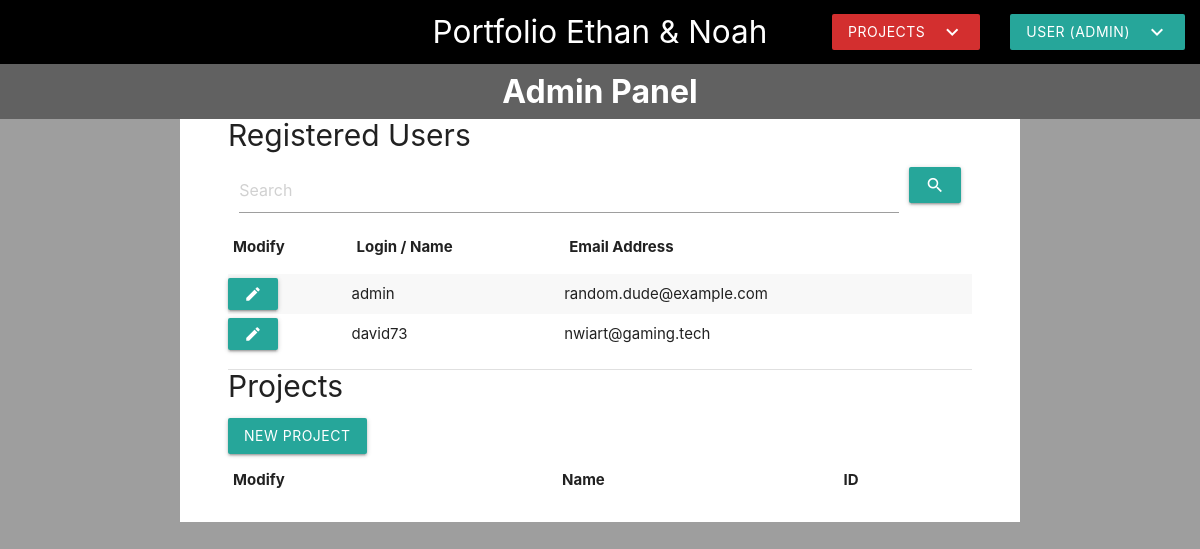
Before: /admin-panel.php (signed in) with the older database file.
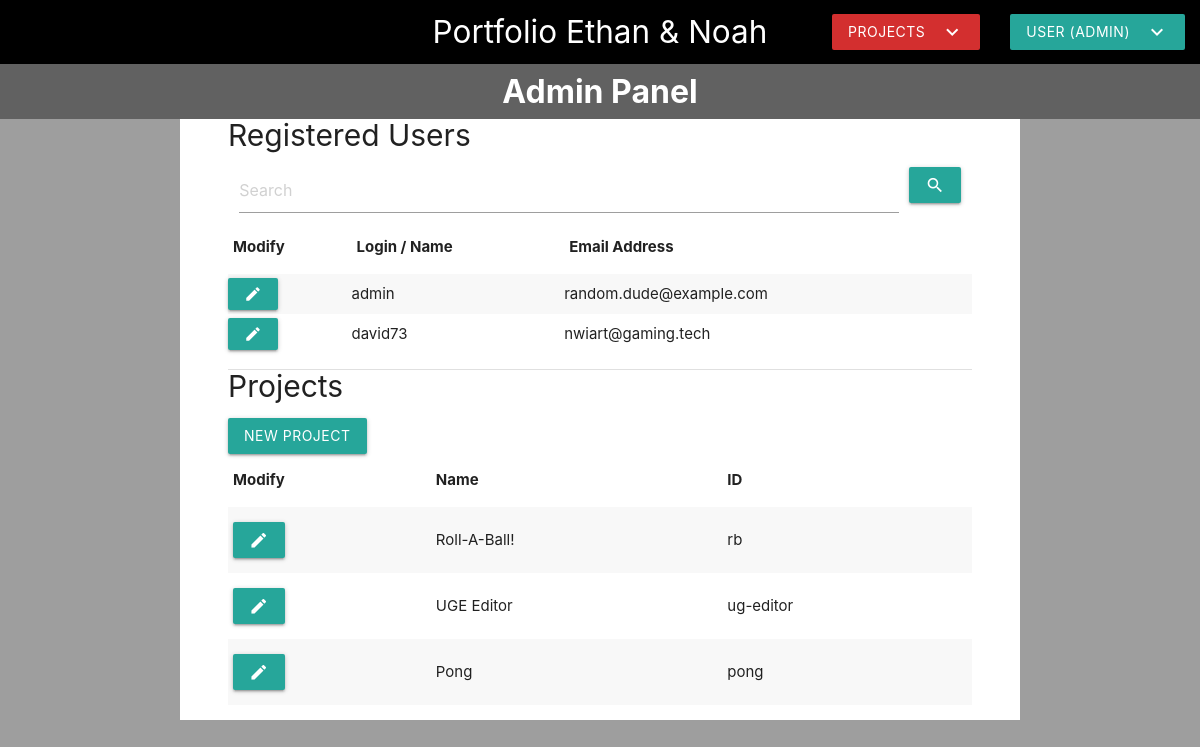
After: the same page with the newer database file.
### tables this page shows
CREATE TABLE IF NOT EXISTS `user` (
  `login` varchar(64) NOT NULL,
  `email` varchar(256) NOT NULL,
  `password` varchar(256) NOT NULL,
  `is_admin` tinyint(4) NOT NULL,
  PRIMARY KEY (`login`)
);

CREATE TABLE IF NOT EXISTS `projects` (
  `id` varchar(32) NOT NULL,
  `name` varchar(64) NOT NULL,
  PRIMARY KEY (`id`)
);

### php/functions.php (called while the page is built, shortened)
<?php
	function createPDO()
	{
		$pdo = new PDO(
			'mysql:host=localhost;dbname=projet5-db;',
			'root',
			'',
			array(PDO::MYSQL_ATTR_INIT_COMMAND => 'SET NAMES utf8')
		);
		$pdo->setAttribute(PDO::ATTR_ERRMODE, PDO::ERRMODE_WARNING);
		return $pdo;
	}
	function executeSQL($pdo, $request, $data)
	{
		$pre = $pdo->prepare($request);
		$pre->execute($data);
		return $pre->fetchAll(PDO::FETCH_ASSOC);
	}
	function getUsers()
	{
		$pdo = createPDO();
		return executeSQL($pdo, "SELECT * FROM user", array());
	}
	function getProjects()
	{
		$pdo = createPDO();
		return executeSQL($pdo, "SELECT * FROM projects", array());
	}
?>

### admin-panel.php (the view, shortened to what this page needs)
<?php
	require_once "php/functions.php";
?>
<!DOCTYPE html>
<html lang="en">
	<head>
		<link type="text/css" rel="stylesheet" href="css/materialize.css" media="screen,projection" />
		<link rel="stylesheet" href="css/style.css" />
		<link rel="stylesheet" href="https://cdnjs.cloudflare.com/ajax/libs/font-awesome/4.7.0/css/font-awesome.min.css" />
	</head>
	<body class="grey">
		<?php
			require "php/menu.php";
			require_once "php/functions.php";
		?>
		<h1 class="grey darken-2 center white-text title-block">Admin Panel</h1>
		<div class="container white" id="admin-container">
			<h2>Registered Users</h2>
			<div class="section">
				<form method="get" action="admin-panel.php">
					<div class="row">
						<div class="col s11">
							<input id="search-users" name="search-users" type="search" placeholder="Search" class="search-field" />
						</div>
						<div class="col s1">
							<button type="submit" class="btn right"><i class="material-icons">search</i></button>
						</div>
					</div>
				</form>
				<table id="admin-user-table" class="striped">
					<thead>
						<tr>
							<th>Modify</th>
							<th>Login / Name</th>
							<th>Email Address</th>
						</tr>
					</thead>
					<tbody>
						<?php
							if (isset($_GET["search-users"]))
								$result = searchUsers($_GET["search-users"]);
							else
								$result = getUsers();
							foreach ($result as $user)
							{?>
								<tr>
								<td><a href="admin-modif-user.php?login=<?php echo $user["login"]; ?>" class="btn btn-small"><i class="material-icons">edit</i></a></td>
								<td><?php echo $user["login"]; ?></td>
								<td><?php echo $user["email"]; ?></td>
								</tr>
							<?php
							}
						?>
					</tbody>
				</table>
			</div>
			<div class="divider"></div>
			<h2>Projects</h2>
			<div class="section">
				<a href="#modal-new-project" class="btn waves-effect waves-light modal-trigger">New Project</a>
				<table class="striped">
					<thead>
						<tr>
							<th>Modify</th>
							<th>Name</th>
							<th>ID</th>
						</tr>
					</thead>
					<tbody>
						<?php
							$projects = getProjects();
							foreach ($projects as $p)
							{?>
								<tr>
								<td><a href="admin-modif-project.php?pr=<?php echo $p["id"]; ?>" class="btn"><i class="material-icons">edit</i></a></td>
								<td><?php echo $p["name"]; ?></td>
								<td><?php echo $p["id"]; ?></td>
								</tr>
							<?php
							}
						?>
					</tbody>
				</table>
			</div>
		</div>
	</body>
</html>

### php/menu.php (shortened to what this page needs)
<nav>
	<div class="nav-wrapper black">
		<a href="index.php" class="brand-logo center" rel="nofollow">Portfolio Ethan & Noah</a>
		<ul class="right hide-on-med-and-down">
			<li><a href="#dropdown-projects" class="btn waves-effect waves-light red darken-2 dropdown-trigger"><i class="material-icons right">expand_more</i>Projects</a></li>
			<li><a href="#dropdown-users"    class="btn waves-effect waves-light dropdown-trigger"><i class="material-icons right">expand_more</i>User <?php if (isset($_SESSION["user"])) echo "(".$_SESSION["user"]["name"].")"; ?></a></li>
		</ul>
	</div>
</nav>
	<?php
		require_once "php/functions.php";
		$projects = getProjects();
	?>

### css/style.css (style rules this page uses)
h1 { margin-top: 0px; margin-bottom: 0px; }
h2 { font-size: 2rem; }
.title-block { font-weight: bold; font-size: 24pt; padding-top: 10px; padding-bottom: 10px; }
#admin-container { padding: 0px 4%; }
#admin-user-table td { padding: 4px 0px; }

Changed rows visible on the page:
added projects: name "Roll-A-Ball!", id "rb"
added projects: name "UGE Editor", id "ug-editor"
added projects: name "Pong", id "pong"
